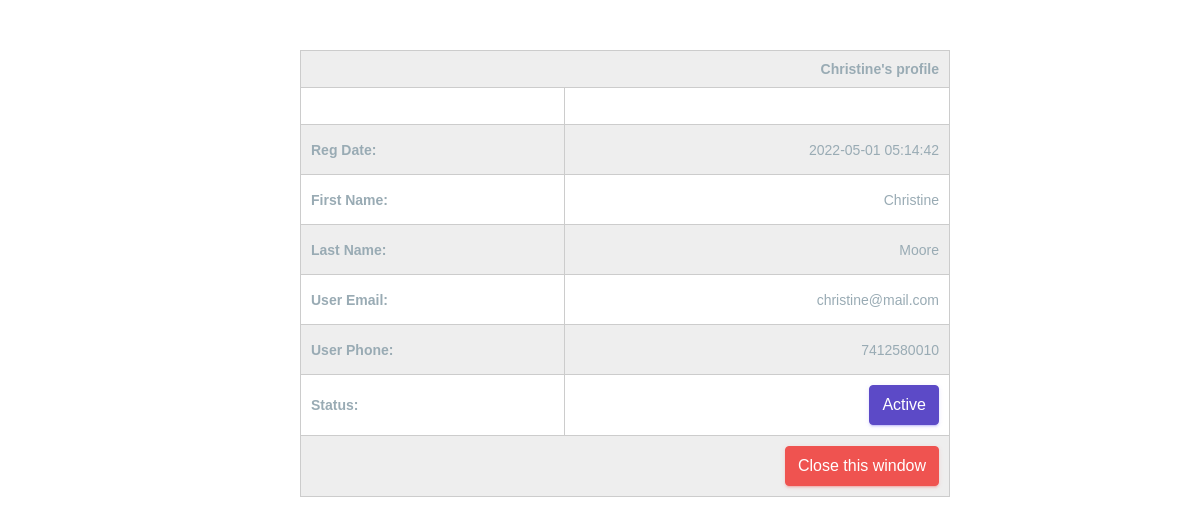
/OnlineFood-PHP/admin/userprofile.php?newform_id=1 (signed in), run on the app's committed database.
### tables this page shows
CREATE TABLE `users` (
  `u_id` int(222) NOT NULL,
  `username` varchar(222) NOT NULL,
  `f_name` varchar(222) NOT NULL,
  `l_name` varchar(222) NOT NULL,
  `email` varchar(222) NOT NULL,
  `phone` varchar(222) NOT NULL,
  `password` varchar(222) NOT NULL,
  `address` text NOT NULL,
  `status` int(222) NOT NULL DEFAULT 1,
  `date` timestamp NOT NULL DEFAULT current_timestamp() ON UPDATE current_timestamp(),
  `role` enum('admin','user') NOT NULL DEFAULT 'user'
);

### OnlineFood-PHP/admin/userprofile.php (the view, shortened to what this page needs)
<?php
include("../connection/connect.php");
if(strlen($_SESSION['user_id'])==0)
  {
header('location:../login.php');
}
else
{
 ?>
<head>
    <link href="css/lib/bootstrap/bootstrap.min.css" rel="stylesheet">
    <link href="css/helper.css" rel="stylesheet">
    <link href="css/style.css" rel="stylesheet">
</head>
<body>
<div style="margin-left:50px;">
 <form name="updateticket" id="updatecomplaint" method="post">
<table  border="0" cellspacing="0" cellpadding="0">
<?php
$ret1=mysqli_query($db,"select * FROM users_orders where o_id='".$_GET['newform_id']."'");
$ro=mysqli_fetch_array($ret1);
$ret2=mysqli_query($db,"select * FROM users where u_id='".$ro['u_id']."'");
while($row=mysqli_fetch_array($ret2))
{
?>
    <tr>
      <td colspan="2"><b><?php echo $row['f_name'];?>'s profile</b></td>
    </tr>
    <tr>
      <td  >&nbsp;</td>
      <td >&nbsp;</td>
    </tr>
    <tr height="50">
      <td><b>Reg Date:</b></td>
      <td><?php echo htmlentities($row['date']); ?></td>
    </tr>
	<tr height="50">
      <td><b>First Name:</b></td>
      <td><?php echo htmlentities($row['f_name']); ?></td>
    </tr>
	<tr height="50">
      <td><b>Last Name:</b></td>
      <td><?php echo htmlentities($row['l_name']); ?></td>
    </tr>
    <tr height="50">
      <td><b>User Email:</b></td>
      <td><?php echo htmlentities($row['email']); ?></td>
    </tr>
<tr height="50">
      <td><b>User Phone:</b></td>
      <td><?php echo htmlentities($row['phone']); ?></td>
    </tr>
     <tr height="50">
      <td><b>Status:</b></td>
      <td><?php if($row['status']==1)
      { echo "<div class='btn btn-primary'>Active</div>";
} else{
  echo "<div class='btn btn-danger'>Block</div>";
}
        ?></td>
    </tr>
    <tr>
      <td colspan="2">
      <input name="Submit2" type="submit" class="btn btn-danger" value="Close this window " onClick="return f2();" style="cursor: pointer;"  /></td>
    </tr>
    <?php }
    ?>
</table>
 </form>
</div>
</body>
</html>
     <?php } ?>

### OnlineFood-PHP/admin/userprofile.php (style rules this page uses)
table { width: 650px; border-collapse: collapse; margin: auto; margin-top:50px; }
tr:nth-of-type(odd) { background: #eee; }
td, th { padding: 10px; border: 1px solid #ccc; text-align: left; font-size: 14px; }

### data on the page
users: f_name "Christine", date "2022-05-01 05:14:42", l_name "Moore", email "christine@mail.com", phone "7412580010", status "Active"
